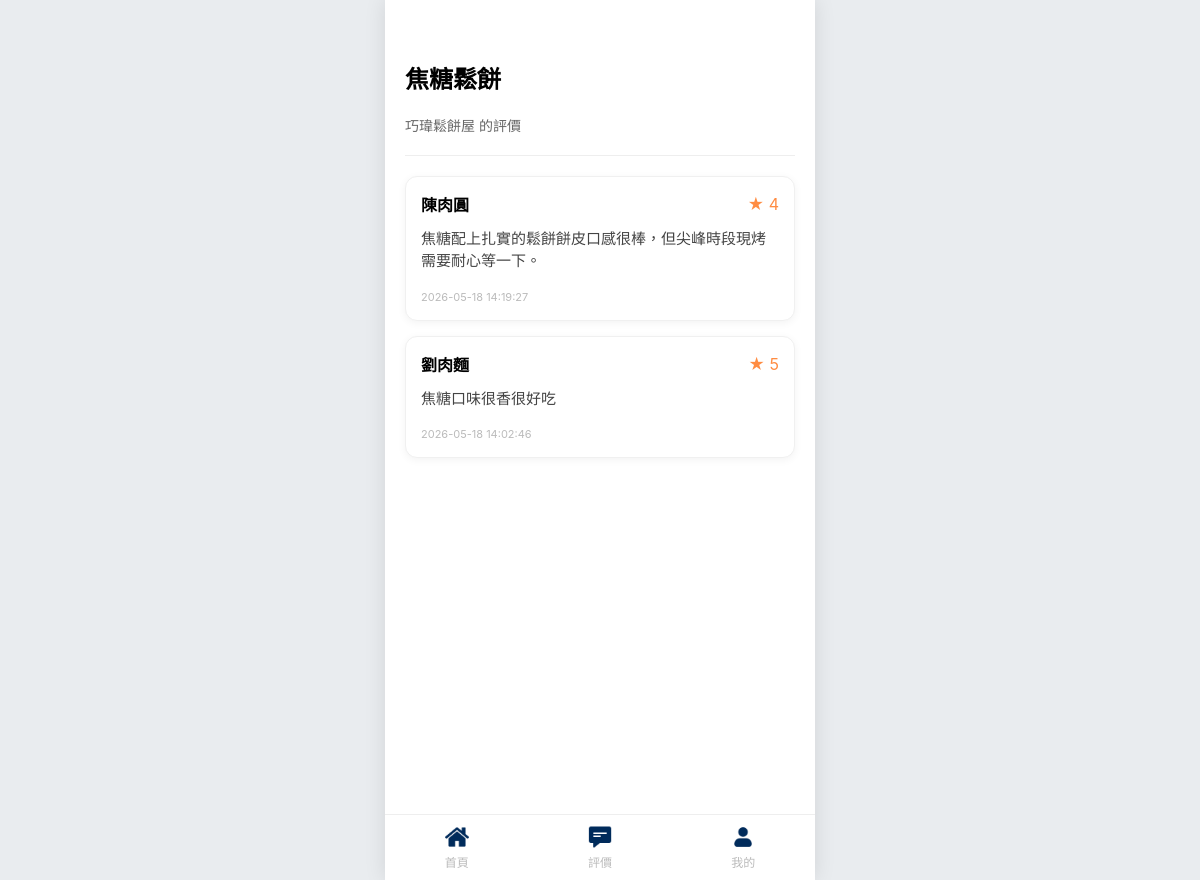
Page /comment_detail.php?item_id=2 (signed in) on the committed database.
### tables this page shows
CREATE TABLE `items` (
  `item_id` int(11) NOT NULL,
  `c_id` int(11) NOT NULL,
  `name` varchar(150) NOT NULL,
  `price` decimal(10,2) NOT NULL DEFAULT 0.00,
  `calories` int(11) DEFAULT NULL,
  `protein` decimal(5,2) DEFAULT NULL,
  `fat` decimal(5,2) DEFAULT NULL,
  `carbs` decimal(5,2) DEFAULT NULL,
  `is_vegetarian` tinyint(1) DEFAULT 0,
  `item_status` tinyint(1) NOT NULL DEFAULT 1
);

CREATE TABLE `restaurants` (
  `r_id` int(11) NOT NULL,
  `name` varchar(50) NOT NULL,
  `location` varchar(20) NOT NULL,
  `description` text DEFAULT NULL,
  `image_url` varchar(255) DEFAULT 'default.jpg'
);

CREATE TABLE `comments` (
  `com_id` int(11) NOT NULL,
  `u_id` int(11) NOT NULL,
  `item_id` int(11) NOT NULL,
  `content` text NOT NULL,
  `com_img` varchar(255) DEFAULT NULL,
  `rating` tinyint(1) NOT NULL,
  `status` tinyint(1) NOT NULL DEFAULT 0,
  `created_at` timestamp NOT NULL DEFAULT current_timestamp()
);

CREATE TABLE `accounts` (
  `u_id` int(11) NOT NULL,
  `name` varchar(50) NOT NULL,
  `google_id` varchar(255) DEFAULT NULL,
  `email` varchar(255) DEFAULT NULL,
  `accounts` varchar(50) NOT NULL,
  `password` varchar(255) NOT NULL,
  `role_id` int(11) NOT NULL,
  `r_id` int(11) DEFAULT NULL,
  `goal_cal` int(11) DEFAULT 2000,
  `created_at` timestamp NOT NULL DEFAULT current_timestamp(),
  `goal_pro` int(11) DEFAULT 60,
  `pref_veg` tinyint(1) DEFAULT 0,
  `pref_low_cal` tinyint(1) DEFAULT 0,
  `notify_meal` tinyint(1) DEFAULT 1,
  `time_breakfast` time DEFAULT '08:00:00',
  `time_lunch` time DEFAULT '12:00:00',
  `time_dinner` time DEFAULT '18:00:00',
  `weight` decimal(5,2) DEFAULT NULL,
  `height` decimal(5,2) DEFAULT NULL,
  `gender` tinyint(1) DEFAULT NULL,
  `activity_level` tinyint(1) DEFAULT 1,
  `user_photo` varchar(255) DEFAULT NULL
);

### comment_detail.php (the view, shortened to what this page needs)
<?php
include('header.php');
$item_id = $_GET['item_id'] ?? 0;
$stmt_item = $conn->prepare("SELECT i.name, r.name as res_name FROM items i JOIN categories c ON i.c_id = c.c_id JOIN restaurants r ON c.r_id = r.r_id WHERE i.item_id = ?");
$stmt_item->bind_param("i", $item_id);
$stmt_item->execute();
$item_info = $stmt_item->get_result()->fetch_assoc();
$stmt_comments = $conn->prepare("SELECT c.*, a.name as user_name FROM comments c LEFT JOIN accounts a ON c.u_id = a.u_id WHERE c.item_id = ? AND c.status = 1 ORDER BY c.created_at DESC");
$stmt_comments->bind_param("i", $item_id);
$stmt_comments->execute();
$comments_result = $stmt_comments->get_result();
?>
<div style="padding: 20px; max-width: 600px; margin: 0 auto; padding-bottom: 100px;">
    <a href="comments.php" class="back-btn">← 返回評價列表</a>
    <h2 style="margin-top:5px;"><?php echo htmlspecialchars($item_info['name']); ?></h2>
    <p style="color:#666; font-size: 14px;"><?php echo htmlspecialchars($item_info['res_name']); ?> 的評價</p>
    <hr style="border: 0; border-top: 1px solid #eee; margin: 20px 0;">
    <?php if ($comments_result->num_rows > 0): ?>
        <?php while($com = $comments_result->fetch_assoc()): ?>
            <div style="background:white; padding:15px; border-radius:12px; margin-bottom:15px; box-shadow: 0 2px 8px rgba(0,0,0,0.05); border: 1px solid #f0f0f0;">
                <div style="display:flex; justify-content:space-between; align-items: center;">
                    <strong><?php echo htmlspecialchars($com['user_name'] ?? '匿名使用者'); ?></strong>
                    <span style="color:#FF8C42;">★ <?php echo $com['rating']; ?></span>
                </div>
                <p style="margin:12px 0; color:#444; font-size: 15px; line-height: 1.5;">
                    <?php echo nl2br(htmlspecialchars($com['content'])); ?>
                </p>
                <small style="color:#bbb; font-size: 11px;"><?php echo $com['created_at']; ?></small>
            </div>
        <?php endwhile; ?>
    <?php else: ?>
        <p style="text-align:center; color:#ccc; margin-top:50px;">目前尚無評價</p>
    <?php endif; ?>
</div>
<?php include('footer.php'); ?>

### style.css (style rules this page uses)
:root { --fujen-blue: #002B5B; --primary-orange: #FF8C42; --bg-light: #f4f7f9; --text-gray: #888; --white: #ffffff; }
body { background-color: #e9ecef; margin: 0; padding: 0; display: flex; justify-content: center; font-family: 'PingFang TC', -apple-system, sans-serif; }
.back-btn { color: #ffffff !important; text-decoration: none; font-size: 14px; font-weight: bold; display: inline-block; position: relative; z-index: 10; }

### comment_detail.php (style rules this page uses)
.back-btn { text-decoration:none; color:#002B5B; font-size: 14px; display: inline-block; margin-bottom: 15px; }

### rows in the picture
items: name "焦糖鬆餅", restaurants.name "巧瑋鬆餅屋"
comments: u.name "陳肉圓", rating "4", content "焦糖配上扎實的鬆餅餅皮口感很棒，但尖峰時段現烤需要耐心等一下。", created_at "2026-05-18 14:19:27"
comments: u.name "劉肉麵", rating "5", content "焦糖口味很香很好吃", created_at "2026-05-18 14:02:46"
